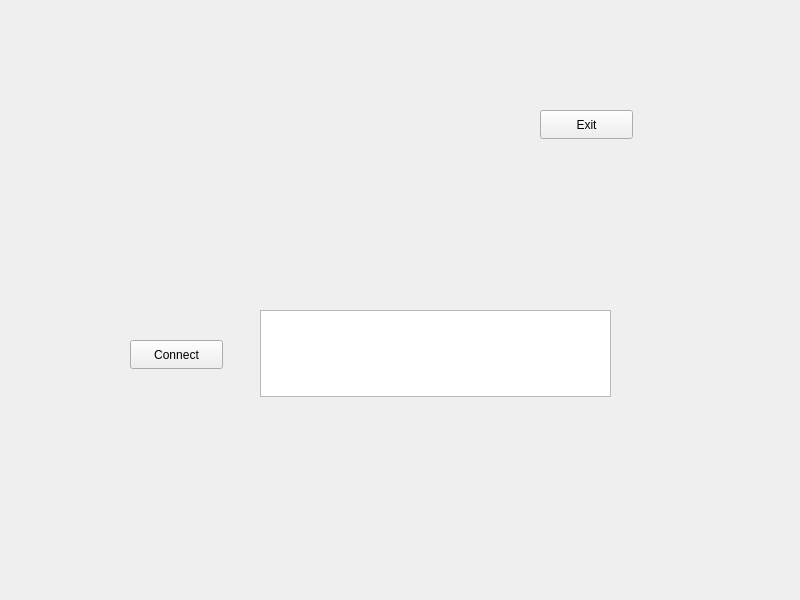
<?xml version="1.0" encoding="UTF-8"?>
<ui version="4.0">
 <class>MyWindow</class>
 <widget class="QWidget" name="MyWindow">
  <property name="geometry">
   <rect>
    <x>0</x>
    <y>0</y>
    <width>800</width>
    <height>600</height>
   </rect>
  </property>
  <property name="windowTitle">
   <string>MyWindow</string>
  </property>
  <widget class="QPushButton" name="Connect">
   <property name="geometry">
    <rect>
     <x>130</x>
     <y>340</y>
     <width>93</width>
     <height>29</height>
    </rect>
   </property>
   <property name="text">
    <string>Connect</string>
   </property>
  </widget>
  <widget class="QTextEdit" name="Display">
   <property name="geometry">
    <rect>
     <x>260</x>
     <y>310</y>
     <width>351</width>
     <height>87</height>
    </rect>
   </property>
  </widget>
  <widget class="QPushButton" name="Exit">
   <property name="geometry">
    <rect>
     <x>540</x>
     <y>110</y>
     <width>93</width>
     <height>29</height>
    </rect>
   </property>
   <property name="text">
    <string>Exit</string>
   </property>
  </widget>
 </widget>
 <resources/>
 <connections/>
</ui>
